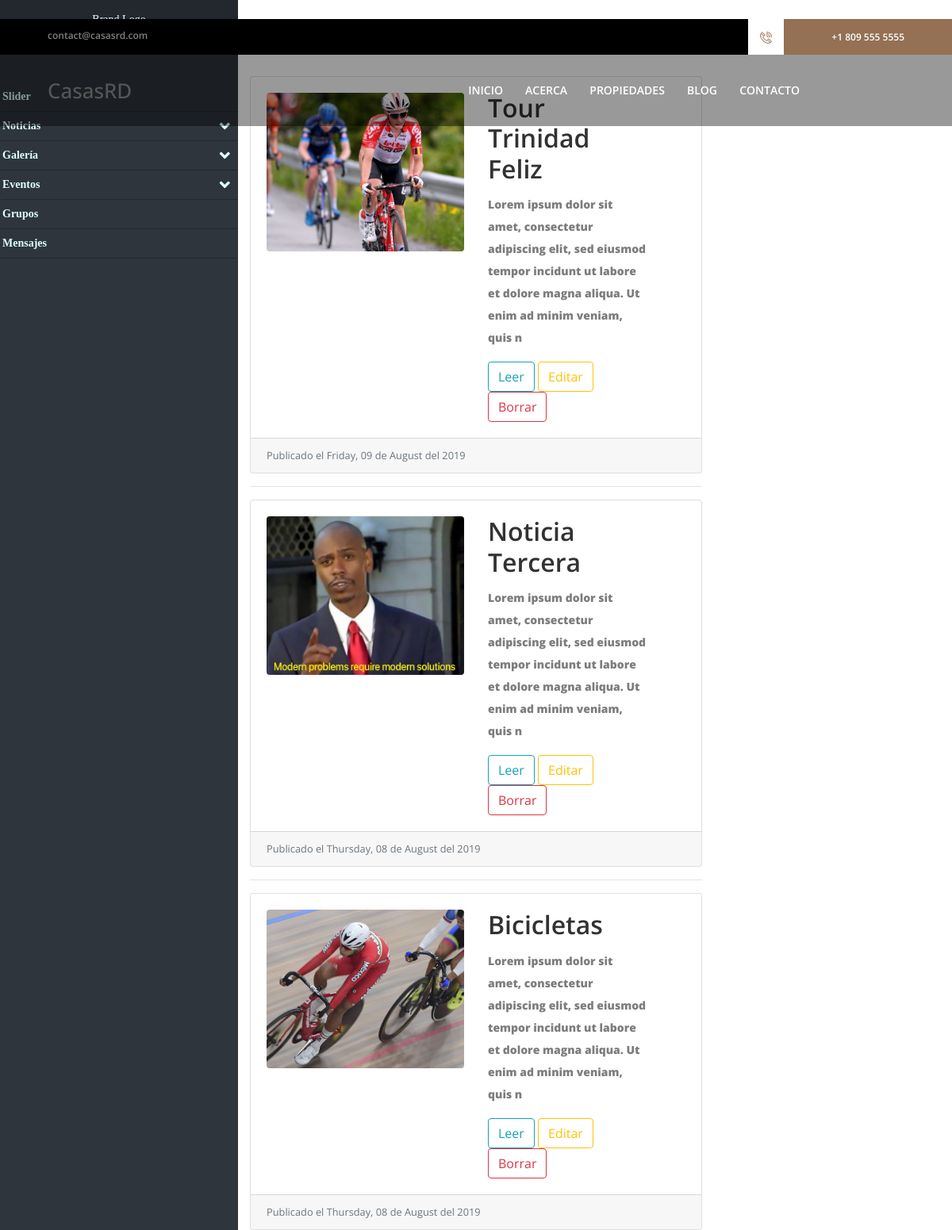
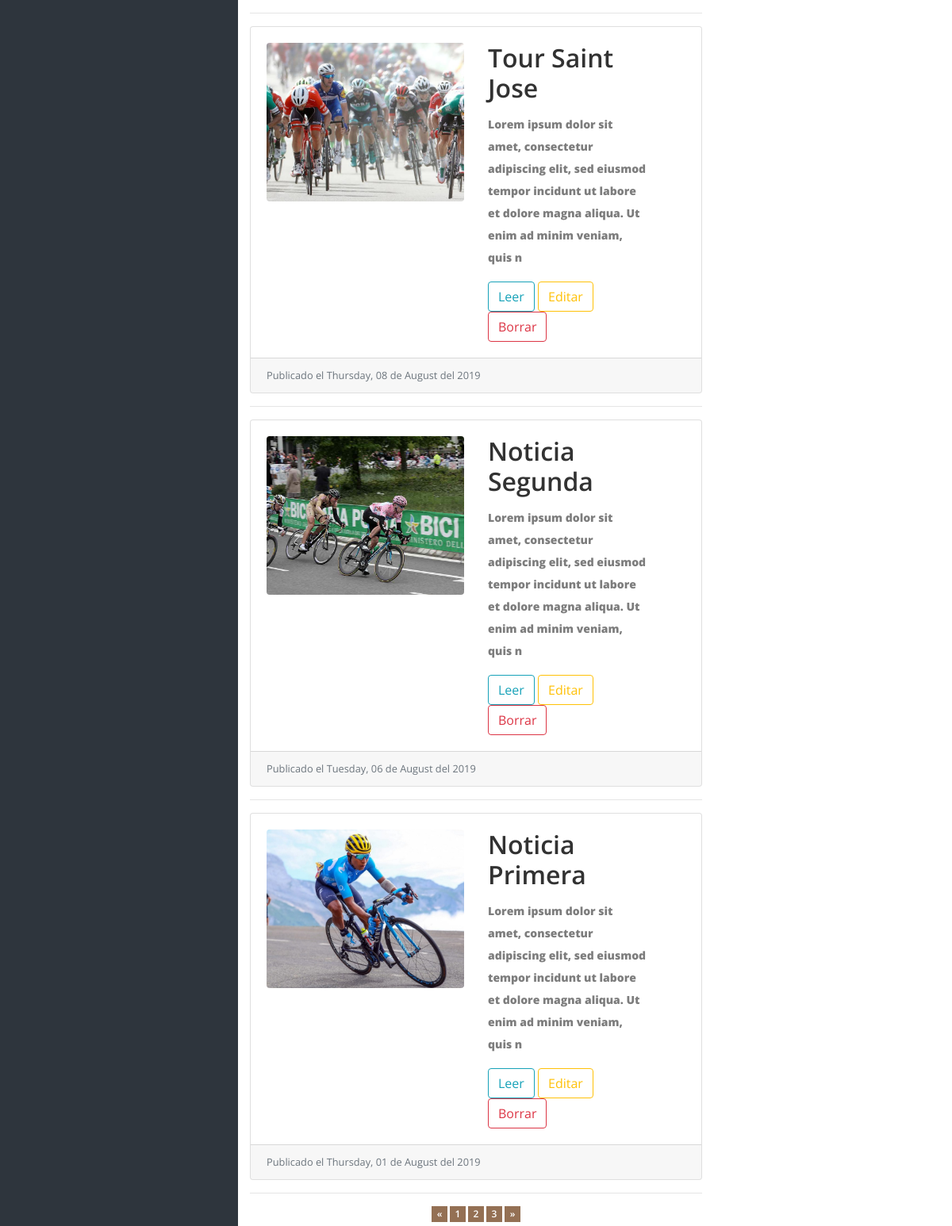
The page /index.php/admin/lista_noticias on the database its author committed (2 pictures, top to bottom).
### tables this page shows
CREATE TABLE `noticias` (
  `id_noticia` int(11) NOT NULL,
  `asunto` varchar(50) DEFAULT NULL,
  `contenido` longtext,
  `foto` varchar(50) DEFAULT NULL,
  `fecha` date NOT NULL
);

### application/controllers/Admin.php (called while the page is built, shortened)
<?php
class Admin extends CI_Controller {
    public function lista_noticias(){
        $this->load->model('noticias_model');
        $data = array(
            'admin'=>true
        );
        $this->load->view('noticias', $data);
        $this->load->view('admin');
    }
}

### index.php (called while the page is built, shortened)
<?php
require_once BASEPATH.'core/CodeIgniter.php';

### application/models/Noticias_model.php (called while the page is built, shortened)
<?php
class Noticias_model extends CI_Model {
    public function noticias(){
        $CI =& get_instance();
        $noticia = $CI->db
        ->order_by('fecha', 'DESC')
        ->get('noticias')
        ->result_array();
        return $noticia;
    }
}
?>

### application/views/noticias.php (the view, shortened to what this page needs)
<!DOCTYPE html>
<html lang="en">
<head>
</head>
<body>
<section class="page-section" id="services">
<?php
    if(isset($admin)){
      $columna = 'col-md-6';
    }else{
      $columna='';
    }
?>
<div class="container <?=$columna?>">
<h1 class="my-4">Noticias
</h1>
<?php
  $noticias = $this->noticias_model->noticias();
  foreach ($noticias as $clave => $noticia) {
    if(isset($admin)){
      $editar = '<a class="btn btn-outline-warning" href="'.base_url('admin/editar_noticia/').$noticia['id_noticia'].'">Editar</a>';
      $borrar = '<a class="btn btn-outline-danger" href="'.base_url('admin/borrar_noticia/').$noticia['id_noticia'].'">Borrar</a>';
    }else{
      $editar = '';
      $borrar = '';
	  }
		$caracteres = substr(strip_tags($noticia['contenido']),0,150);
		$fecha = $noticia['fecha'];
		$fecharaw = strftime("%A, %d de %B del %Y", strtotime($fecha));
		$search = array('á','é','í','ó','ú');
		$replace = array('a','e','i','o','u');
		$fecha = str_replace($search, $replace, $fecharaw);
		$urlInfo = base_url("noticias/articulo/{$noticia['id_noticia']}");
		$urlFoto = base_url("fotos/noticias/").$noticia['foto'];
		echo<<<NOTICIA
        <div class="card">
            <div class="card-body">
                <div class="row">
                    <div class="col-lg-6">
                        <a href="{$urlInfo}">
                        <img class="img-fluid rounded" src="{$urlFoto}" alt="{$noticia['asunto']}">
                        </a>
                    </div>
                    <div class="col-lg-5">
                        <h2 class="card-title">{$noticia['asunto']}</h2>
                        <p class="card-text"> <b> $caracteres </b> </p>
                        <a class="btn btn-outline-info" href="$urlInfo">Leer</a>
                        {$editar}
                        {$borrar}
                    </div>
                </div>
            </div>
            <div class="card-footer text-muted">
            <small>Publicado el {$fecha}</small>
            </div>
        </div>
<hr>
NOTICIA;
  }
?>
<ul class="pagination justify-content-center">
  <li class="page-item">
    <a class="page-link" href="#" aria-label="Previous">
      <span aria-hidden="true">&laquo;</span>
    </a>
  </li>
  <li class="page-item">
    <a class="page-link" href="#">1</a>
  </li>
  <li class="page-item">
    <a class="page-link" href="#">2</a>
  </li>
  <li class="page-item">
    <a class="page-link" href="#">3</a>
  </li>
  <li class="page-item">
    <a class="page-link" href="#" aria-label="Next">
      <span aria-hidden="true">&raquo;</span>
    </a>
  </li>
</ul>
</div>
</section>
</body>
</html>

### base/style.css (style rules this page uses)
* { margin: 0; padding: 0; }
body { font-family: "Open Sans", sans-serif; }
h1, h2, h3, h4, h5, h6 { color: #323232; font-weight: 600; }
p { color: #7d7d7d; font-size: 14px; line-height: 2; font-weight: 600; }
a { -webkit-transition-duration: 500ms; transition-duration: 500ms; text-decoration: none; outline: none; font-size: 14px; font-weight: 600; }
ul, ol { margin: 0; }
ul li, ol li { list-style: none; }
img { height: auto; max-width: 100%; }
.pagination .page-item:first-child .page-link { margin-left: 0; border-top-left-radius: 0; border-bottom-left-radius: 0; }
.pagination .page-item:last-child .page-link { border-top-right-radius: 0; border-bottom-right-radius: 0; }
.pagination .page-link { padding: 0; margin-left: 3px; line-height: 20px; color: #323232; border: none; width: 20px; height: 20px; background-color: #947054; font-size: 12px; color: #ffffff; text-align: center; margin-bottom: 5px; }

### base/css/sidebar.css (style rules this page uses)
body { margin: 0px; padding: 0px; }

### application/views/noticias.php (style rules this page uses)
.row img { width:750px; height:200px; object-fit:cover; overflow:hidden; }

### rows shown on the page
noticias: foto (picture), asunto "Tour Trinidad Feliz", contenido "Lorem ipsum dolor sit amet, consectetur adipiscing elit, sed eiusmod tempor incidunt ut labore et dolore magna aliqua. Ut enim ad minim veniam, quis n", fecha "Friday, 09 de August del 2019"
noticias: foto (picture), asunto "Noticia Tercera", contenido "Lorem ipsum dolor sit amet, consectetur adipiscing elit, sed eiusmod tempor incidunt ut labore et dolore magna aliqua. Ut enim ad minim veniam, quis n", fecha "Thursday, 08 de August del 2019"
noticias: foto (picture), asunto "Bicicletas", contenido "Lorem ipsum dolor sit amet, consectetur adipiscing elit, sed eiusmod tempor incidunt ut labore et dolore magna aliqua. Ut enim ad minim veniam, quis n", fecha "Thursday, 08 de August del 2019"
noticias: foto (picture), asunto "Tour Saint Jose", contenido "Lorem ipsum dolor sit amet, consectetur adipiscing elit, sed eiusmod tempor incidunt ut labore et dolore magna aliqua. Ut enim ad minim veniam, quis n", fecha "Thursday, 08 de August del 2019"
noticias: foto (picture), asunto "Noticia Segunda", contenido "Lorem ipsum dolor sit amet, consectetur adipiscing elit, sed eiusmod tempor incidunt ut labore et dolore magna aliqua. Ut enim ad minim veniam, quis n", fecha "Tuesday, 06 de August del 2019"
noticias: foto (picture), asunto "Noticia Primera", contenido "Lorem ipsum dolor sit amet, consectetur adipiscing elit, sed eiusmod tempor incidunt ut labore et dolore magna aliqua. Ut enim ad minim veniam, quis n", fecha "Thursday, 01 de August del 2019"
